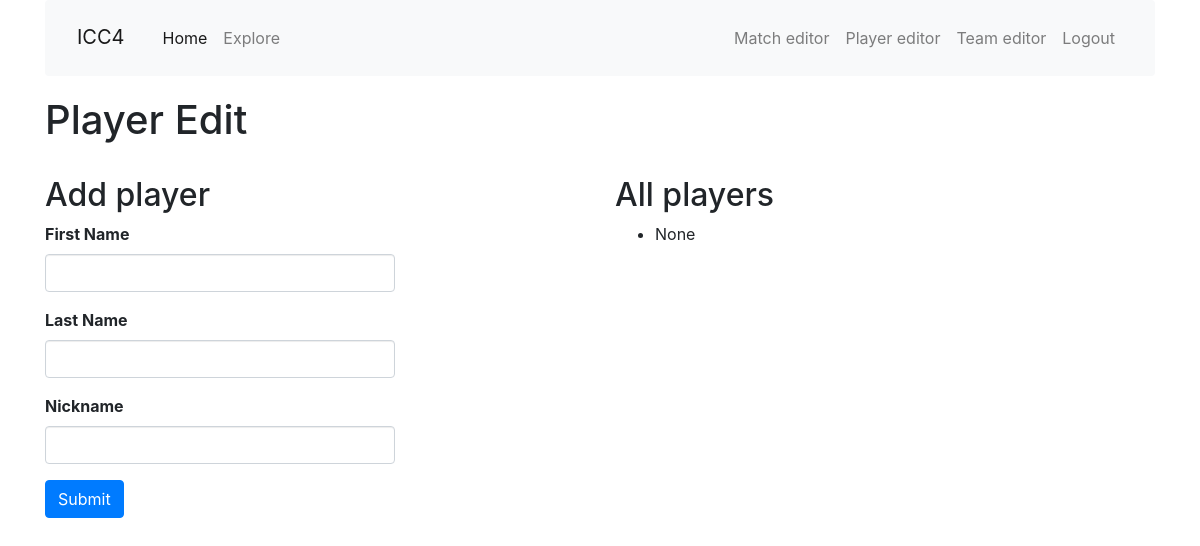
Page /player on the earlier database version.
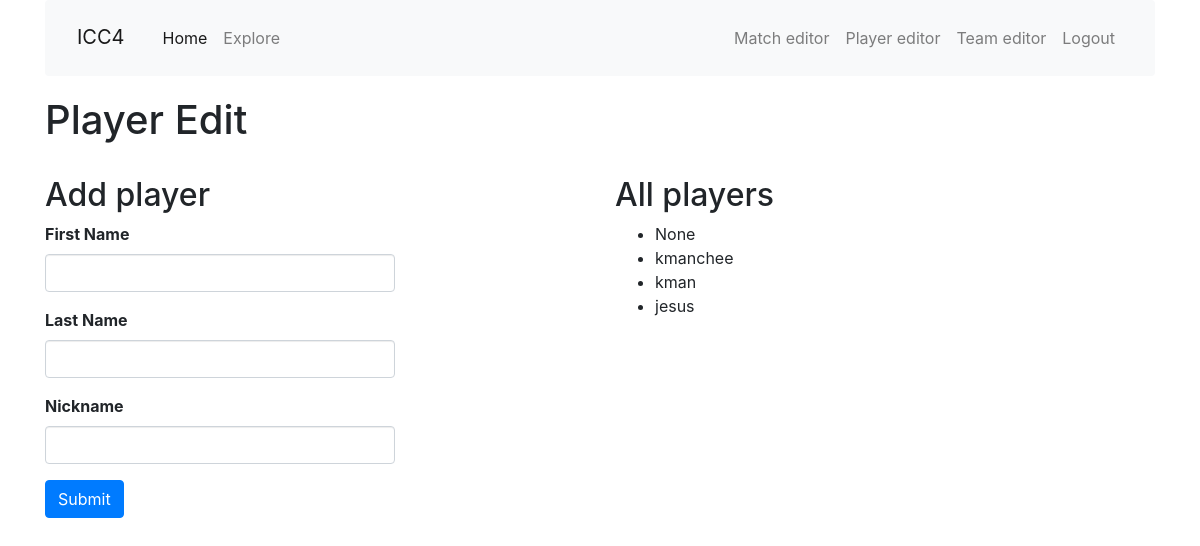
Same page on the later database version.
### app/models.py (models this page shows, shortened)
class Player(db.Model):
    id = db.Column(db.Integer, primary_key=True)
    nickname = db.Column(db.String(64), index=True, unique=True)
    first_name = db.Column(db.String(64), index=True)
    last_name = db.Column(db.String(64), index=True)
    games = association_proxy('games_association', 'game')

### app/main/routes.py (the view, shortened to what this page needs)
@bp.route('/player',  methods=['GET', 'POST'])
def player():
    form = EditPlayerForm()
    all_players = Player.query.all()
    return render_template('edit_player.html', title='Add player',
        form=form, player=None, all_players=all_players)

### app/main/forms.py
class EditPlayerForm(FlaskForm):
    first_name = StringField('First Name', validators=[DataRequired()])
    last_name = StringField('Last Name', validators=[DataRequired()])
    nickname = StringField('Nickname', validators=[DataRequired(), Unique(Player.nickname)])
    submit = SubmitField('Submit')

### app/templates/edit_player.html
{% extends "base.html" %}
{% import 'bootstrap/wtf.html' as wtf %}
{% block app_content %}
  <h1>Player Edit</h1>
  <br>
  <div class="row">
    <div class="col-md-4"><h2>Add player</h2>
      {{ wtf.quick_form(form, button_map={'submit':'primary'}) }}
    </div>
    <div class="col-md-2">  </div>
    <div class="col-md-6"><h2>All players</h2>
      <ul>
        {% for p in all_players %}
        <li><a>{{ p.nickname }}</a></li>
        {% endfor %}
      </ul>
    </div>
  </div>
{% endblock %}

### app/templates/base.html (shortened to what this page needs)
{% extends 'bootstrap/base.html' %}
{% block head %}
{{super()}}
  <link rel="stylesheet" href="https://stackpath.bootstrapcdn.com/bootstrap/4.1.3/css/bootstrap.min.css">
  <link rel="stylesheet" href="{{ url_for('static', filename='css/main.css') }}">
{% endblock %}
{% block navbar %}
<div class="container">
<nav class="navbar navbar-expand-lg navbar-light bg-light">
  <a class="navbar-brand mt-2 mr-auto" href="{{ url_for('main.index') }}">ICC4</a>
  <div class="collapse navbar-collapse" id="navbarTogglerDemo02">
    <ul class="navbar-nav mr-auto mt-2 mt-lg-0">
      <li class="nav-item active">
        <a class="nav-link" href="{{ url_for('main.index') }}">Home<span class="sr-only">(current)</span></a>
      </li>
      <li class="nav-item">
        <a class="nav-link" href="">Explore</a>
      </li>
    </ul>
    <ul class="navbar-nav mt-2 mt-lg-0">
    {% if False %}
      <li><a href="">Login</a></li>
    {% else %}
      <li class="nav-item">
        <a class="nav-link" href="{{ url_for('main.match') }}">Match editor</a>
      </li>
      <li class="nav-item">
        <a class="nav-link" href="{{ url_for('main.player') }}">Player editor</a>
      </li>
      <li class="nav-item">
        <a class="nav-link" href="{{ url_for('main.team') }}">Team editor</a>
      </li>
      <li class="nav-item">
        <a class="nav-link" href="">Logout</a>
      </li>
    {% endif %}
    </ul>
  </div>
</nav>
</div>
{% endblock %}
{% block content %}
  <div class="container">
    {% block app_content %}{% endblock %}
  </div>
{% endblock %}

### app/static/css/main.css (style rules this page uses)
html { font-size: 100%; }

Differences in the rows shown:
added Player: nickname "kmanchee"
added Player: nickname "kman"
added Player: nickname "jesus"
